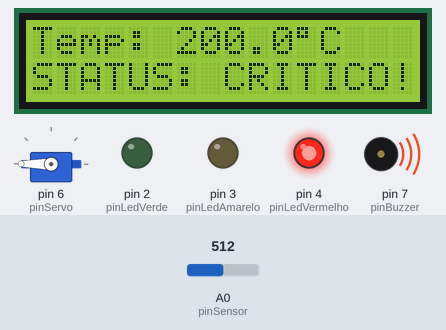
Bench run of a sketch on a simulated Arduino Uno, built with avr-gcc and run on an emulated ATmega328P. On the bench: servo, 16×2 character LCD, output pins drawn as LEDs (lit = HIGH), buzzer (waves = sounding). The inputs (shaded band) are chosen by the test bench; at power-on: A0 (pinSensor) = 512.

Above: at 2.7 s.
2.8 s: A0 (pinSensor) set to 183
At 3.9 s:
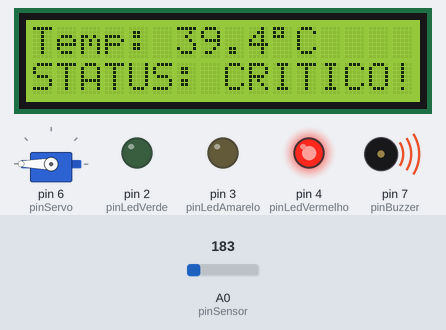
4.6 s: A0 (pinSensor) set to 161
At 5.06 s:
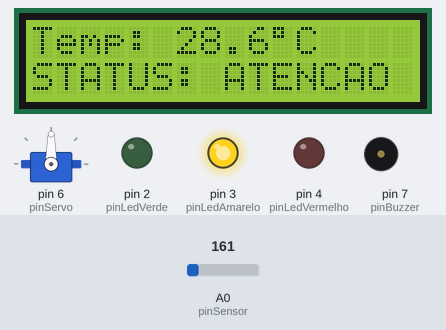
6.8 s: A0 (pinSensor) set to 122
At 8.2 s:
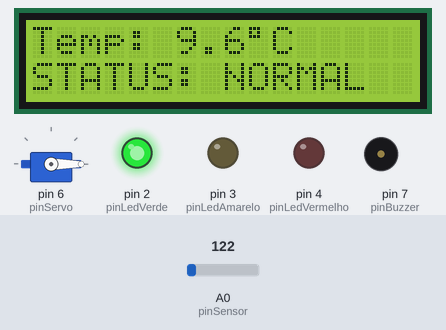
Timing chart, 0 to 9.8 s (numbered marks = the images above; inputs shaded):
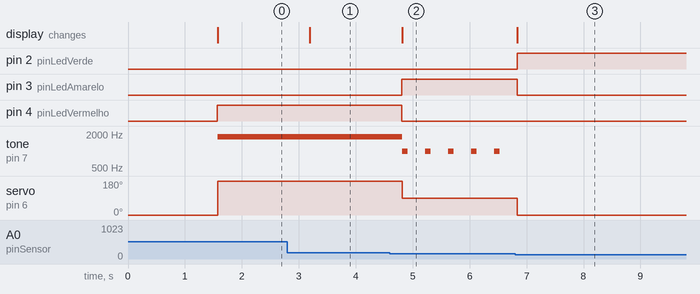

Measured:
- the behaviour switches between 175 and 174 on A0 (pinSensor) (found by bisection; images 1 and 2)
- after the input at 2.8 s, the display: changes after 0.39 s (image 1)
- after the input at 4.6 s, pin 3 (pinLedAmarelo): LOW → HIGH after 0.21 s; pin 4 (pinLedVermelho): HIGH → LOW after 0.21 s; tone on pin 7 (pinBuzzer): alternates 1000 Hz for 0.10 s and silent for 0.30 s, starting after 0.21 s; servo on pin 6 (pinServo): 180° → 90° after 0.21 s; the display: changes after 0.21 s (image 2)
- after the input at 6.8 s, pin 2 (pinLedVerde): LOW → HIGH at once; pin 3 (pinLedAmarelo): HIGH → LOW at once; tone on pin 7 (pinBuzzer): stops changing and stays silent; servo on pin 6 (pinServo): 90° → 0° at once; the display: changes at once (image 3)

The sketch:

main.ino
```cpp
#include <LiquidCrystal.h>
#include <Servo.h>

const int pinSensor = A0;
const int pinLedVerde = 2;
const int pinLedAmarelo = 3;
const int pinLedVermelho = 4;
const int pinServo = 6;
const int pinBuzzer = 7;

Servo cooler;
LiquidCrystal lcd(12, 11, 10, 9, 8, 13);

void setup() {
  pinMode(pinLedVerde, OUTPUT);
  pinMode(pinLedAmarelo, OUTPUT);
  pinMode(pinLedVermelho, OUTPUT);
  pinMode(pinBuzzer, OUTPUT);

  cooler.attach(pinServo);
  cooler.write(0);

  lcd.begin(16, 2);
  lcd.print("FH ENTERPRISE");
  lcd.setCursor(0, 1);
  lcd.print("MONITOR DATACENTER");
  delay(1500);
  lcd.clear();
}

void loop() {
  int leituraRaw = analogRead(pinSensor);
  float voltagem = leituraRaw * (5.0 / 1024.0);
  float temperaturaC = (voltagem - 0.5) * 100.0;

  lcd.setCursor(0, 0);
  lcd.print("Temp: ");
  lcd.print(temperaturaC, 1);
  lcd.print((char)223);
  lcd.print("C   ");

  if (temperaturaC < 25.0) {
    digitalWrite(pinLedVerde, HIGH);
    digitalWrite(pinLedAmarelo, LOW);
    digitalWrite(pinLedVermelho, LOW);

    noTone(pinBuzzer);
    digitalWrite(pinBuzzer, LOW);
    cooler.write(0);

    lcd.setCursor(0, 1);
    lcd.print("STATUS: NORMAL  ");
  }
  else if (temperaturaC >= 25.0 && temperaturaC <= 35.0) {
    digitalWrite(pinLedVerde, LOW);
    digitalWrite(pinLedAmarelo, HIGH);
    digitalWrite(pinLedVermelho, LOW);
    cooler.write(90);

    lcd.setCursor(0, 1);
    lcd.print("STATUS: ATENCAO ");

    tone(pinBuzzer, 1000, 100);
  }
  else {
    digitalWrite(pinLedVerde, LOW);
    digitalWrite(pinLedAmarelo, LOW);
    digitalWrite(pinLedVermelho, HIGH);
    cooler.write(180);

    lcd.setCursor(0, 1);
    lcd.print("STATUS: CRITICO!");

    tone(pinBuzzer, 1800);
  }

  delay(400);
}
```
